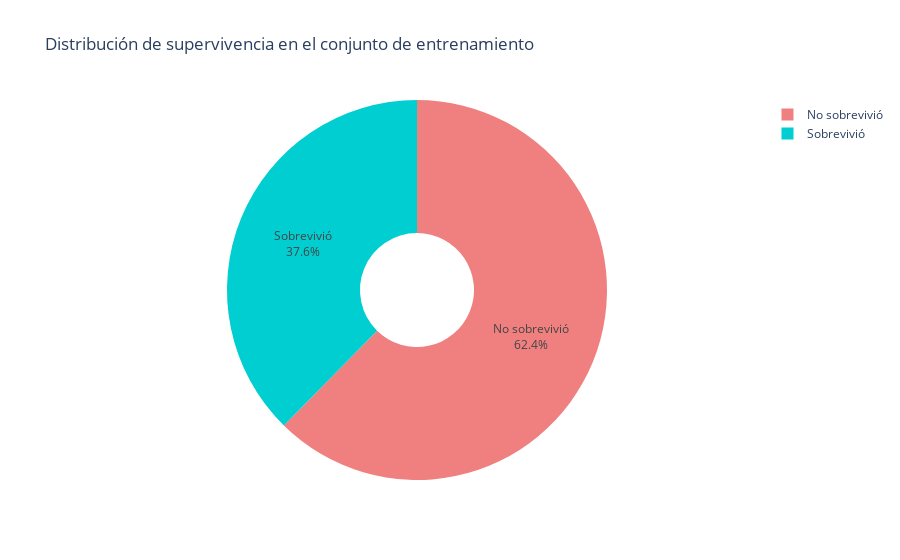

This figure's notebook cell:
### Code cell
# Contar valores de supervivencia
conteo_supervivencia = y_train.value_counts().rename({0: 'No sobrevivió', 1: 'Sobrevivió'})

# Crear DataFrame para el gráfico
df_pie = pd.DataFrame({
    'Estado': conteo_supervivencia.index,
    'Cantidad': conteo_supervivencia.values
})

# Crear gráfico de pastel
fig = px.pie(df_pie, names='Estado', values='Cantidad',
             title='Distribución de supervivencia en el conjunto de entrenamiento',
             color_discrete_sequence=['lightcoral', 'darkturquoise'],
             hole=0.3)

fig.update_traces(textinfo='percent+label')
fig.show()

### Figure 1 — Plotly figure (JSON) as saved in the notebook; plotly's stock layout.template omitted (floating-point values rounded to 4 significant figures)
{"data": [{"domain": {"x": [0, 1], "y": [0, 1]}, "hole": 0.3, "hovertemplate": "Estado=%{label}<br>Cantidad=%{value}<extra></extra>", "labels": ["No sobrevivió", "Sobrevivió"], "legendgroup": "", "name": "", "showlegend": true, "textinfo": "percent+label", "type": "pie", "values": [444, 268]}], "layout": {"legend": {"tracegroupgap": 0}, "piecolorway": ["lightcoral", "darkturquoise"], "title": {"text": "Distribución de supervivencia en el conjunto de entrenamiento"}}}
